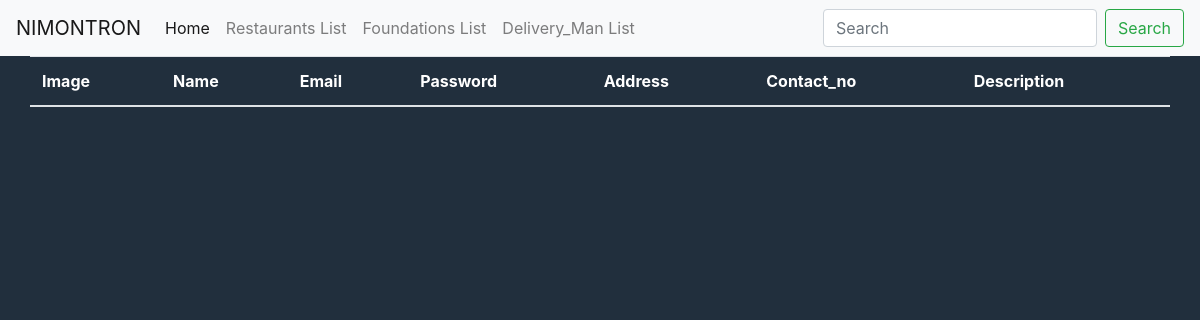
The app's page /view_specific_restaurant/2, older data.
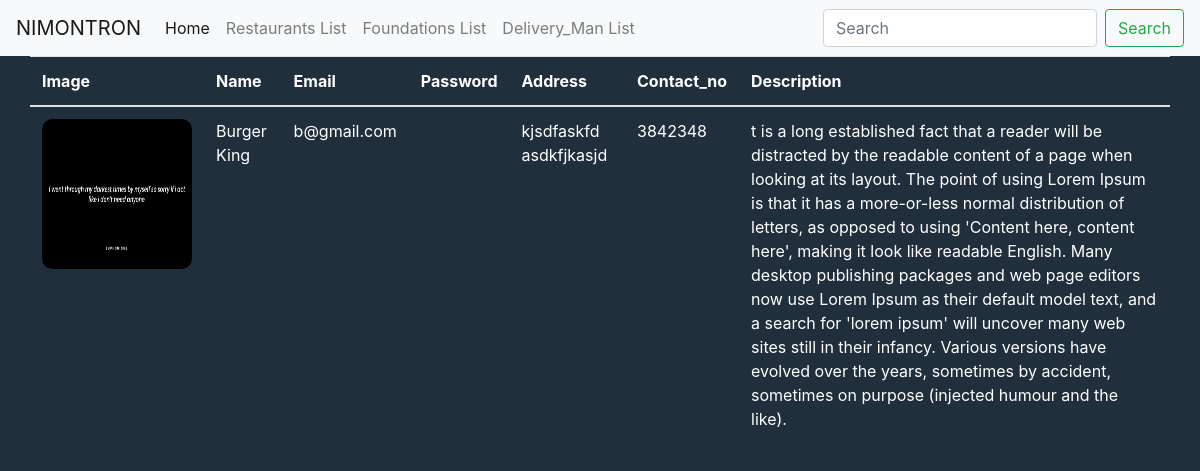
The same page, newer data.
### customers/models.py (models this page shows, shortened)
class Restaurant(models.Model):
    user = models.ForeignKey(User, on_delete=models.CASCADE)
    contact_no = models.CharField(max_length=15, null=True)
    description = models.TextField(max_length=255, blank=True)
    address = models.CharField(max_length=100)
    name = models.CharField(max_length=100, null=True)
    image = models.FileField(null=True)
    ratting = models.IntegerField(blank=True, null=True)
    type = models.CharField(max_length=15, null=True)
    facebook_page = models.CharField(max_length=50, null=True)
    status = models.CharField(max_length=20, null=True)

### customers/views.py (the view)
# urls.py: path('view_specific_restaurant/<int:id>', views.view_specific_restaurant, name='view_specific_restaurant'),
def view_specific_restaurant(request, id):
    restaurant = Restaurant.objects.filter(id=id)
    temp['restaurant'] = restaurant
    return render(request, 'admin/view_specific_restaurant.html', temp)

### customers/templates/admin/view_specific_restaurant.html
<!DOCTYPE html>
<html>
<body style="background-color:#212F3D;">
{% include 'admin/admin_navbar.html' %}
<table class="table table-hover container" style="color:white;">
    <thead>
        <tr>
           <th> Image </th>
           <th> Name </th>
           <th> Email </th>
           <th> Password </th>
           <th> Address</th>
           <th> Contact_no </th>
           <th> Description </th>
        </tr>
    </thead>
    <tbody>
    {% for i in restaurant %}
 <tr>
    <td><img src = "{{i.image.url }}" style = "width:150px ; height : 150px; border-radius: 7%"></td>
    <td>{{i.user.first_name}}{{i.user.last_name}}</td>
    <td>{{i.user.username }}</td>
    <td>{{i.password }}</td>
    <td>{{i.address }}</td>
    <td>{{i.contact_no }}</td>
    <td>{{i.description }}</td>
{%endfor%}
</tr>
</table>
</body>
</html>

Row changes from the older to the newer data that the page shows:
added Restaurant: image (picture), user.first_name "Burger King", user.username "b@gmail.com", address "kjsdfaskfd asdkfjkasjd", contact_no "3842348", description "t is a long established fact that a reader will be distracted by the readable content of a page when looking at its layout. The point of using Lorem Ipsum is that it has a more-or-less normal distribution of letters, as opposed to using 'Content here, content here', making it look like readable English. Many desktop publishing packages and web page editors now use Lorem Ipsum as their default model text, and a search for 'lorem ipsum' will uncover many web sites still in their infancy. Various versions have evolved over the years, sometimes by accident, sometimes on purpose (injected humour and the like)."
